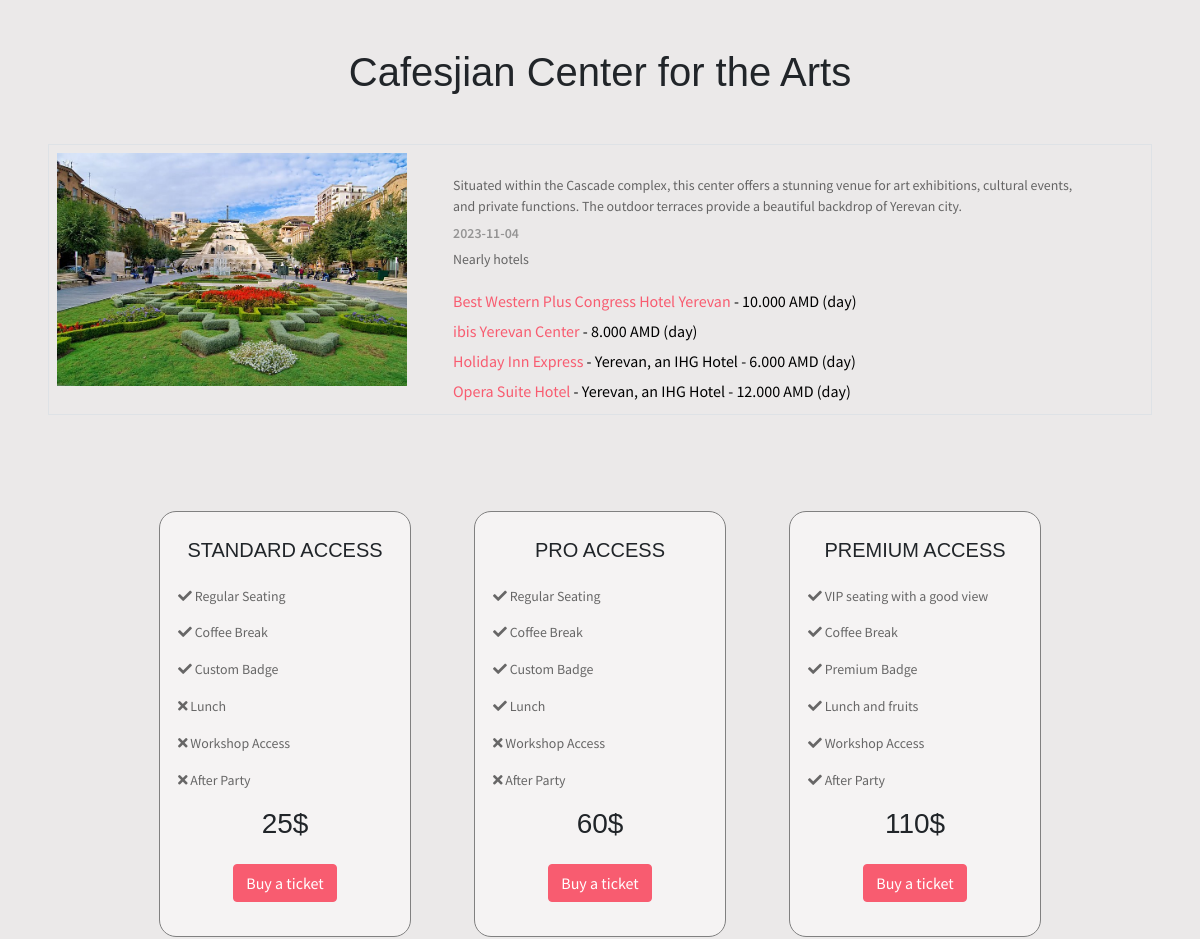
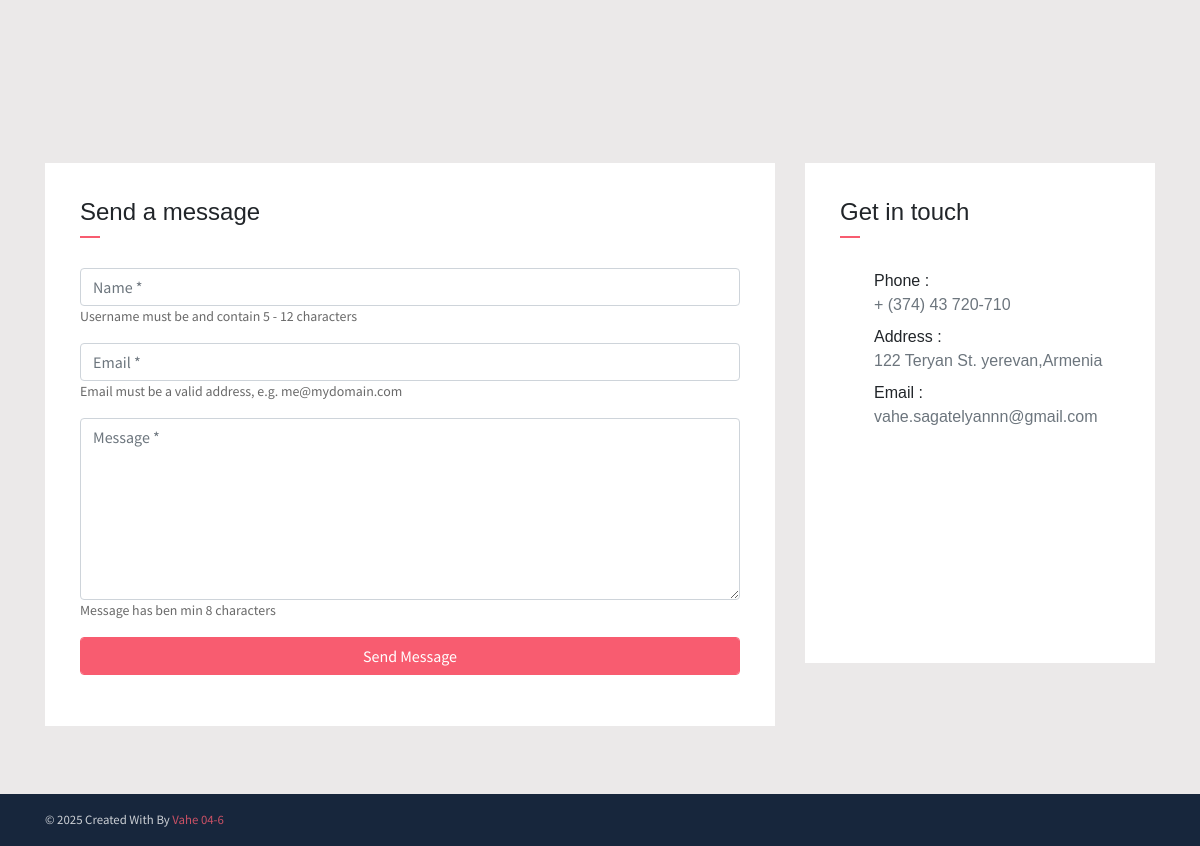
Page /news_info.php?id=6 on the committed database (2 pictures, top to bottom).
### tables this page shows
CREATE TABLE `news` (
  `id` int(11) NOT NULL,
  `header` varchar(255) NOT NULL,
  `date` date NOT NULL,
  `text1` text NOT NULL,
  `img` varchar(255) NOT NULL
);

### news_info.php (the view, shortened to what this page needs)
<!DOCTYPE html>
<html>
<head>
    <link rel="stylesheet" type="text/css" href="css/bootstrap.min.css">
    <link rel="stylesheet" type="text/css" href="icon/all.min.css">
  <link rel="stylesheet" type="text/css" href="assets/css/johndoe.css">
    <link rel="stylesheet" type="text/css" href="assets/css/info.css">
</head>
<body>
     <div class="container-fluid p-5 m-auto mt-5">
    <?php
        $id=$_GET['id'];
        include "dbcconn.php";
    $query="SELECT * FROM `news` WHERE `id` ='$id' ";
    $sql=mysqli_query($conn,$query);
    while ($pr=mysqli_fetch_assoc($sql)){
        $kku=<<<kku
        <center class="mb-4"><h1>$pr[header]</h1></center> <br>
            <div class="col-lg-12 col-sm-12 col-12 border p-2">
                <div class="d-flex">
                    <div class="img_con">
                        <img src="assets/news/$pr[img]" width="350px" class="img">
                    </div>
                    <div class="text_con">
                            <p>$pr[text1]</p>
                            <p class="date">$pr[date]</p>
                            <p>Nearly hotels</p>
                            <a href="https://www.booking.com/hotel/am/best-western-congress.en-gb.html?aid=356980&label=gog235jc-1DCAsoB0IVYmVzdC13ZXN0ZXJuLWNvbmdyZXNzSDNYA2gHiAEBmAEJuAEXyAEM2AED6AEBiAIBqAIDuALagPiyBsACAdICJDAyOTI2NTM1LTFlNDYtNDdjYS04OTc2LWI4YjY1NWFkM2YwYdgCBOACAQ&sid=5aea54e2a663487273e155f73f5fb48a&dist=0&keep_landing=1&sb_price_type=total&type=total&" class="hotels_href">Best Western Plus Congress Hotel Yerevan <span class="href_span"> - 10.000 AMD (day)</span></a>
                            <a href="https://www.booking.com/hotel/am/ibis-yerevan-center.ru.html" class="hotels_href">ibis Yerevan Center <span class="href_span">- 8.000 AMD (day)</span></a>
                            <a href="https://www.booking.com/hotel/am/holiday-inn-express-yerevan.ru.html" class="hotels_href">Holiday Inn Express <span class="href_span"> - Yerevan, an IHG Hotel - 6.000 AMD (day)</span></a>
                            <a href="https://www.booking.com/searchresults.ru.html?aid=315714&label=opera-suite-yqyg4Afn0I6xubTfqiKVOAS391725298942%3Apl%3Ata%3Ap1%3Ap2%3Aac%3Aap%3Aneg%3Afi%3Atikwd-12812370721%3Alp9070059%3Ali%3Adec%3Adm%3Appccp%3DUmFuZG9tSVYkc2RlIyh9YSz9NH8e0pLL8P74Y74XBIs&gclid=Cj0KCQjw0_WyBhDMARIsAL1Vz8uyCEGfi4iNByyLqR-nOdsWOIjpAFjrkfC5L2UX6W77OeVymmGH6dUaAu7QEALw_wcB&highlighted_hotels=1348505&redirected=1&city=-2325645&hlrd=no_dates&source=hotel&expand_sb=1&keep_landing=1&sid=5aea54e2a663487273e155f73f5fb48a" class="hotels_href">Opera Suite Hotel <span class="href_span"> - Yerevan, an IHG Hotel - 12.000 AMD (day)</span></a>
                    </div>
                </div>
            </div>
kku;
        echo $kku;
}
     ?>
        <div class="tickets_buy col-lg-12 col-sm-8 col-md-12 col-12 p-5 mt-5 d-flex">
            <div class="econom payment">
                <center class="mb-4 mt-2"><h5>STANDARD ACCESS</h5></center>
                <p><i class="fa-solid fa-check"></i>  Regular Seating</p>
                <p><i class="fa-solid fa-check"></i>  Coffee Break</p>
                <p><i class="fa-solid fa-check"></i>  Custom Badge</p>
                <div class="text_dark">
                    <p><i class="fa-solid fa-xmark"></i>  Lunch</p>
                    <p><i class="fa-solid fa-xmark"></i>  Workshop Access</p>
                    <p><i class="fa-solid fa-xmark"></i>  After Party</p>
                </div>
                    <center><h3>25$</h3></center>
                <center><button class="btn btn-danger mt-3 mb-3 ticket_btn"  data-toggle="modal" data-target="#myModal1" data-btn='econom'>Buy a ticket</button></center>
            </div>
            <div class="classic payment">
                <center class="mb-4 mt-2"><h5>PRO ACCESS</h5></center>
                <p><i class="fa-solid fa-check regular_xang"></i>  Regular Seating</p>
                <p><i class="fa-solid fa-check"></i>  Coffee Break</p>
                <p><i class="fa-solid fa-check"></i>  Custom Badge</p>
                <p><i class="fa-solid fa-check"></i>  Lunch</p>
                <div class="text_dark">
                    <p><i class="fa-solid fa-xmark"></i>  Workshop Access</p>
                    <p><i class="fa-solid fa-xmark"></i>  After Party</p>
                </div>
                    <center><h3>60$</h3></center>
                <center><button class="btn btn-danger mt-3 mb-3 ticket_btn" data-btn='classic'  data-toggle="modal" data-target="#myModal2">Buy a ticket</button></center>
            </div>
            <div class="business payment">
                <center class="mb-4 mt-2"><h5>PREMIUM ACCESS</h5></center>
                <p><i class="fa-solid fa-check"></i>  VIP seating with a good view</p>
                <p><i class="fa-solid fa-check"></i>  Coffee Break</p>
                <p><i class="fa-solid fa-check"></i>  Premium Badge</p>
                <p><i class="fa-solid fa-check"></i>  Lunch and fruits</p>
                <p><i class="fa-solid fa-check"></i>  Workshop Access</p>
                <p><i class="fa-solid fa-check"></i>  After Party</p>
                <center><h3>110$</h3></center>
                <center><button class="btn btn-danger mt-3 mb-3 ticket_btn" data-btn='business' data-toggle="modal" data-target="#myModal3">Buy a ticket</button></center>
            </div>
        </div>
     </div>
<div class="section contact" id="contact">
        <div id="map" class="map"></div>
        <div class="container">
            <div class="row">
                <div class="col-lg-8">
                    <div class="contact-form-card">
                        <h4 class="contact-title">Send a message</h4>
                        <form action="contact.php">
                            <div class="form-group">
                                <input  class="form-control input_val name_inp" name="username" type="text" placeholder="Name *" required>
                                <p>Username must be and contain 5 - 12 characters</p>
                            </div>
                            <div class="form-group">
                                <input class="form-control input_val email_inp" name="email" type="email" placeholder="Email *" required>
                                <p>Email must be a valid address, e.g. me@mydomain.com</p>
                            </div>
                            <div class="form-group">
                                <textarea class="form-control input_val textar_inp" name="slug" id="" placeholder="Message *" rows="7" required></textarea>
                                <p>
        Message has ben min 8 characters
      </p>
                            </div>
                            <div class="form-group ">
                                <button type="submit" class="sub_btn1 form-control btn btn-primary" >Send Message</button>
                            </div>
                        </form>
                    </div>
                </div>
                <div class="col-lg-4">
                    <div class="contact-info-card">
                        <h4 class="contact-title">Get in touch</h4>
                        <div class="row mb-2">
                            <div class="col-1 pt-1 mr-1">
                            </div>
                            <div class="col-10 ">
                                <h6 class="d-inline">Phone : <br> <span class="text-muted">+ (374) 43 720-710</span></h6>
                            </div>
                        </div>
                        <div class="row mb-2">
                            <div class="col-1 pt-1 mr-1">
                            </div>
                            <div class="col-10">
                                <h6 class="d-inline">Address :<br> <span class="text-muted">122 Teryan St. yerevan,Armenia</span></h6>
                            </div>
                        </div>
                        <div class="row mb-2">
                            <div class="col-1 pt-1 mr-1">
                            </div>
                            <div class="col-10">
                                <h6 class="d-inline">Email :<br> <span class="text-muted">vahe.sagatelyannn@gmail.com</span></h6>
                            </div>
                        </div>
                        <ul class="social-icons pt-4">
                        </ul>
                    </div>
                </div>
            </div>
        </div>
    </div>
<footer class="footer py-3">
        <div class="container">
            <p class="small mb-0 text-light">
                &copy;  Created With  By <a href="facebook.com" target="_blank"><span class="text-danger" title="Bootstrap 4 Themes and Dashboards">Vahe 04-6</span></a>
            </p>
        </div>
    </footer>
</body>
</html>

### news_info.php (style rules this page uses)
body { background-color: #d1cece6e; }
.text_con { justify-content: space-between; margin-left: 46px; margin-top: 22px; padding-right: 50px; }
.date { line-height: 0px; color: grey; font-weight: 550; }
.tickets_buy { justify-content: space-evenly; }
.payment { width: 25%; border: solid 1px grey; border-radius: 17px; padding: 18px; transition: 1s; background-color: #f5f3f3; }
.text_dark { color: grey; }
.hotels_href { display: block; line-height: 30px; }
.href_span { color: black; text-decoration: none; }

### rows in the picture
news: header "Cafesjian Center for the Arts", img (picture), text1 "Situated within the Cascade complex, this center offers a stunning venue for art exhibitions, cultural events, and private functions. The outdoor terraces provide a beautiful backdrop of Yerevan city.", date "2023-11-04"
